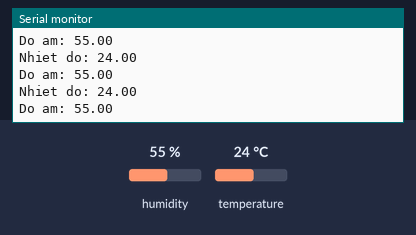
Simulated run of this sketch. Board: Arduino Uno, built with avr-gcc and run on an emulated ATmega328P. Parts: the last lines printed to the serial monitor. The test bench sets the inputs (shaded band); at power-on: humidity 55 %, temperature 24 °C.

Above: at 2.8 s.
2.9 s: humidity set to 22 %
At 4.5 s:
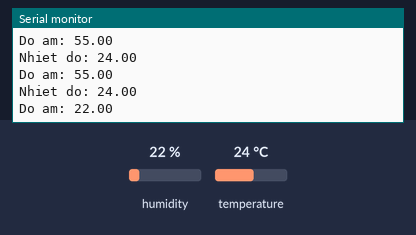
5.6 s: temperature set to 12 °C
At 7.7 s:
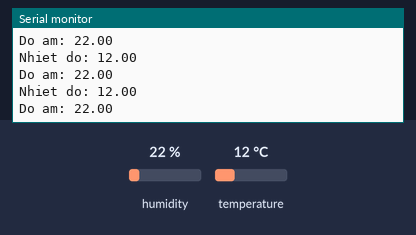
8.3 s: humidity set to 40 %
At 10.6 s:
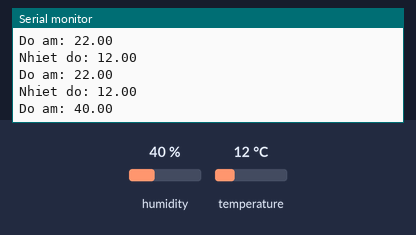
Timing chart, 0 to 12.1 s (numbered marks = the images above; inputs shaded):
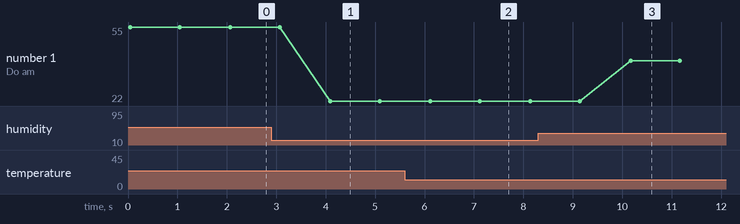

The sketch:

DHT11.ino
```cpp
#include "DHT.h"
const int DHTPIN = 3;
const int DHTTYPE = DHT11;

DHT dht(DHTPIN, DHTTYPE);
void setup() {
  Serial.begin(9600);
  dht.begin();
}

void loop() {
  float h = dht.readHumidity();
  float t = dht.readTemperature();

  Serial.print("Nhiet do: ");
  Serial.println(t);
  Serial.print("Do am: ");
  Serial.println(h);

  Serial.println();
  delay(1000);
}
```

Measured:
- after the input at 2.9 s, the serial monitor: prints a new line after 1.2 s (image 1)
- after the input at 5.6 s, the serial monitor: prints a new line after 0.50 s (image 2)
- after the input at 8.3 s, the serial monitor: prints a new line after 1.9 s (image 3)
- plotted number 1: 55 → 22 after the input at 2.9 s, 22 → 40 after the input at 8.3 s
